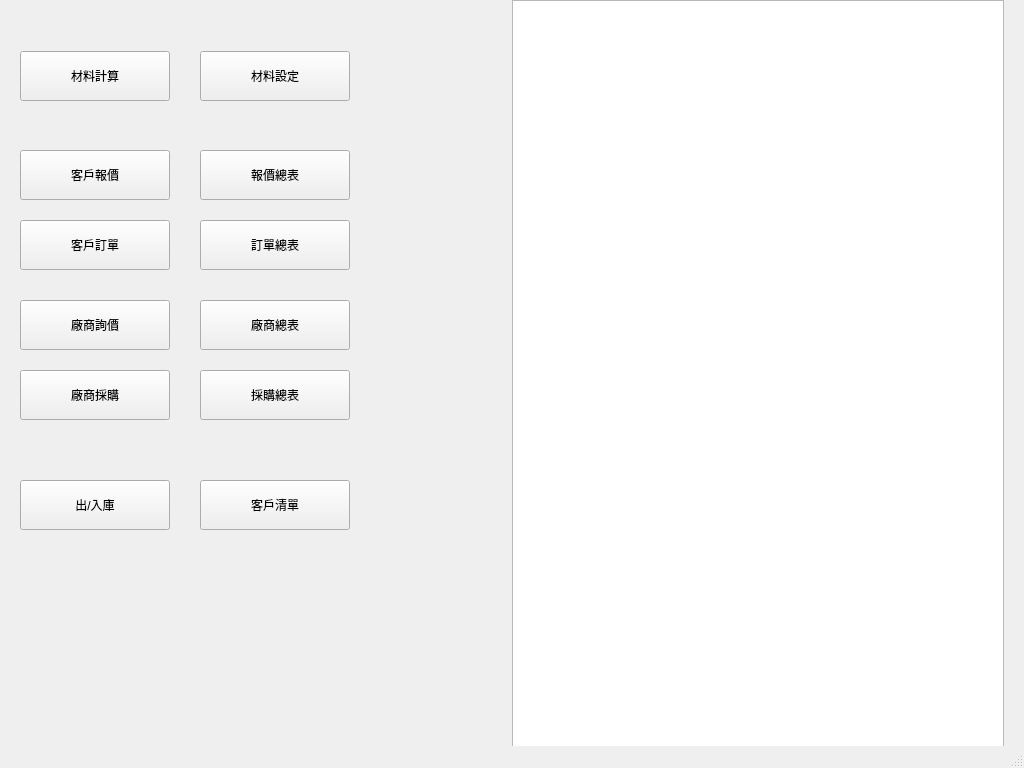
<?xml version="1.0" encoding="UTF-8"?>
<ui version="4.0">
 <class>MainWindow</class>
 <widget class="QMainWindow" name="MainWindow">
  <property name="geometry">
   <rect>
    <x>0</x>
    <y>0</y>
    <width>1024</width>
    <height>768</height>
   </rect>
  </property>
  <property name="windowTitle">
   <string>MainWindow</string>
  </property>
  <widget class="QWidget" name="centralwidget">
   <widget class="QWidget" name="widget" native="true">
    <property name="geometry">
     <rect>
      <x>0</x>
      <y>0</y>
      <width>512</width>
      <height>768</height>
     </rect>
    </property>
    <widget class="QPushButton" name="BtnMaterialCalculation">
     <property name="geometry">
      <rect>
       <x>20</x>
       <y>51</y>
       <width>150</width>
       <height>50</height>
      </rect>
     </property>
     <property name="text">
      <string>材料計算</string>
     </property>
    </widget>
    <widget class="QPushButton" name="BtnMaterialSettings">
     <property name="geometry">
      <rect>
       <x>200</x>
       <y>51</y>
       <width>150</width>
       <height>50</height>
      </rect>
     </property>
     <property name="text">
      <string>材料設定</string>
     </property>
    </widget>
    <widget class="QPushButton" name="BtnCustomerQuotation">
     <property name="geometry">
      <rect>
       <x>20</x>
       <y>150</y>
       <width>150</width>
       <height>50</height>
      </rect>
     </property>
     <property name="text">
      <string>客戶報價</string>
     </property>
    </widget>
    <widget class="QPushButton" name="BtnQuotationSummary">
     <property name="geometry">
      <rect>
       <x>200</x>
       <y>150</y>
       <width>150</width>
       <height>50</height>
      </rect>
     </property>
     <property name="text">
      <string>報價總表</string>
     </property>
    </widget>
    <widget class="QPushButton" name="BtnCustomerOrder">
     <property name="geometry">
      <rect>
       <x>20</x>
       <y>220</y>
       <width>150</width>
       <height>50</height>
      </rect>
     </property>
     <property name="text">
      <string>客戶訂單</string>
     </property>
    </widget>
    <widget class="QPushButton" name="BtnOrderSummary">
     <property name="geometry">
      <rect>
       <x>200</x>
       <y>220</y>
       <width>150</width>
       <height>50</height>
      </rect>
     </property>
     <property name="text">
      <string>訂單總表</string>
     </property>
    </widget>
    <widget class="QPushButton" name="BtnSupplierInquiry">
     <property name="geometry">
      <rect>
       <x>20</x>
       <y>300</y>
       <width>150</width>
       <height>50</height>
      </rect>
     </property>
     <property name="text">
      <string>廠商詢價</string>
     </property>
    </widget>
    <widget class="QPushButton" name="BtnSupplierSummary">
     <property name="geometry">
      <rect>
       <x>200</x>
       <y>300</y>
       <width>150</width>
       <height>50</height>
      </rect>
     </property>
     <property name="text">
      <string>廠商總表</string>
     </property>
    </widget>
    <widget class="QPushButton" name="BtnSupplierPurchasing">
     <property name="geometry">
      <rect>
       <x>20</x>
       <y>370</y>
       <width>150</width>
       <height>50</height>
      </rect>
     </property>
     <property name="text">
      <string>廠商採購</string>
     </property>
    </widget>
    <widget class="QPushButton" name="BtnPurchaseSummary">
     <property name="geometry">
      <rect>
       <x>200</x>
       <y>370</y>
       <width>150</width>
       <height>50</height>
      </rect>
     </property>
     <property name="text">
      <string>採購總表</string>
     </property>
    </widget>
    <widget class="QPushButton" name="BtnWarehouseManagement">
     <property name="geometry">
      <rect>
       <x>20</x>
       <y>480</y>
       <width>150</width>
       <height>50</height>
      </rect>
     </property>
     <property name="text">
      <string>出/入庫</string>
     </property>
    </widget>
    <widget class="QPushButton" name="BtnCustomerSummary">
     <property name="geometry">
      <rect>
       <x>200</x>
       <y>480</y>
       <width>150</width>
       <height>50</height>
      </rect>
     </property>
     <property name="text">
      <string>客戶清單</string>
     </property>
    </widget>
   </widget>
   <widget class="QWidget" name="widget_2" native="true">
    <property name="geometry">
     <rect>
      <x>512</x>
      <y>0</y>
      <width>512</width>
      <height>768</height>
     </rect>
    </property>
    <widget class="QListView" name="listView">
     <property name="geometry">
      <rect>
       <x>0</x>
       <y>0</y>
       <width>492</width>
       <height>750</height>
      </rect>
     </property>
    </widget>
   </widget>
  </widget>
  <widget class="QMenuBar" name="menubar">
   <property name="geometry">
    <rect>
     <x>0</x>
     <y>0</y>
     <width>1024</width>
     <height>22</height>
    </rect>
   </property>
  </widget>
  <widget class="QStatusBar" name="statusbar"/>
 </widget>
 <resources/>
 <connections/>
</ui>
